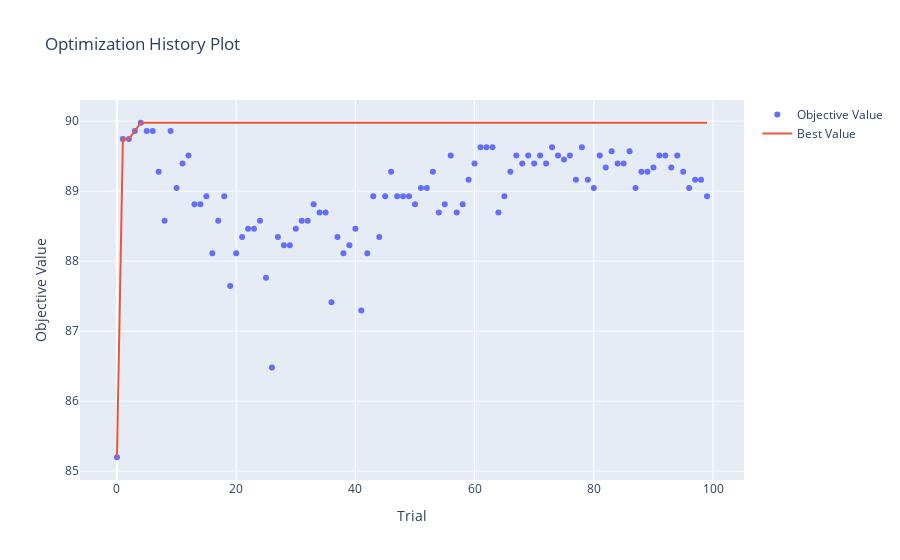
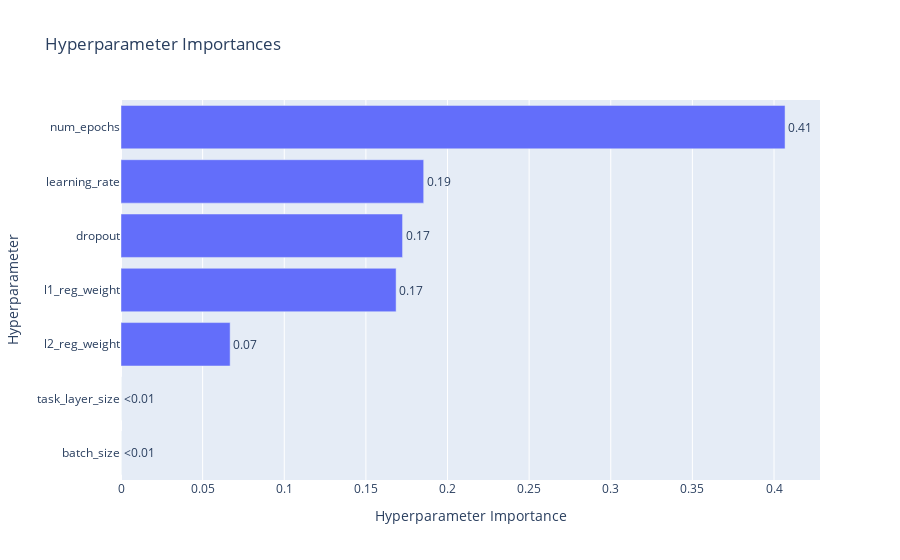

The code cell stored with these charts, in order, in its notebook:
### Markdown cell above
#### getting optuna information

### Code cell
try:
    import optuna.visualization as vis
    vis.plot_optimization_history(study).show()
    vis.plot_param_importances(study).show()
except ImportError:
    print("Optuna visualization is not available. Install optuna[visualization] for plotting.")

### Figure 1 — Plotly figure (JSON) as saved in the notebook; plotly's stock layout.template omitted (floating-point values rounded to 4 significant figures)
{"data": [{"mode": "markers", "name": "Objective Value", "type": "scatter", "x": [0, 1, 2, 3, 4, 5, 6, 7, 8, 9, 10, 11, 12, 13, 14, 15, 16, 17, 18, 19, 20, 21, 22, 23, 24, 25, 26, 27, 28, 29, 30, 31, 32, 33, 34, 35, 36, 37, 38, 39, 40, 41, 42, 43, 44, 45, 46, 47, 48, 49, 50, 51, 52, 53, 54, 55, 56, 57, 58, 59, 60, 61, 62, 63, 64, 65, 66, 67, 68, 69, 70, 71, 72, 73, 74, 75, 76, 77, 78, 79, 80, 81, 82, 83, 84, 85, 86, 87, 88, 89, 90, 91, 92, 93, 94, 95, 96, 97, 98, 99], "y": [85.2, 89.74, 89.74, 89.86, 89.98, 89.86, 89.86, 89.28, 88.58, 89.86, 89.04, 89.39, 89.51, 88.81, 88.81, 88.93, 88.11, 88.58, 88.93, 87.65, 88.11, 88.34, 88.46, 88.46, 88.58, 87.76, 86.48, 88.34, 88.23, 88.23, 88.46, 88.58, 88.58, 88.81, 88.69, 88.69, 87.41, 88.34, 88.11, 88.23, 88.46, 87.3, 88.11, 88.93, 88.34, 88.93, 89.28, 88.93, 88.93, 88.93, 88.81, 89.04, 89.04, 89.28, 88.69, 88.81, 89.51, 88.69, 88.81, 89.16, 89.39, 89.63, 89.63, 89.63, 88.69, 88.93, 89.28, 89.51, 89.39, 89.51, 89.39, 89.51, 89.39, 89.63, 89.51, 89.45, 89.51, 89.16, 89.63, 89.16, 89.04, 89.51, 89.34, 89.57, 89.39, 89.39, 89.57, 89.04, 89.28, 89.28, 89.34, 89.51, 89.51, 89.34, 89.51, 89.28, 89.04, 89.16, 89.16, 88.93]}, {"mode": "lines", "name": "Best Value", "type": "scatter", "x": [0, 1, 2, 3, 4, 5, 6, 7, 8, 9, 10, 11, 12, 13, 14, 15, 16, 17, 18, 19, 20, 21, 22, 23, 24, 25, 26, 27, 28, 29, 30, 31, 32, 33, 34, 35, 36, 37, 38, 39, 40, 41, 42, 43, 44, 45, 46, 47, 48, 49, 50, 51, 52, 53, 54, 55, 56, 57, 58, 59, 60, 61, 62, 63, 64, 65, 66, 67, 68, 69, 70, 71, 72, 73, 74, 75, 76, 77, 78, 79, 80, 81, 82, 83, 84, 85, 86, 87, 88, 89, 90, 91, 92, 93, 94, 95, 96, 97, 98, 99], "y": [85.2, 89.74, 89.74, 89.86, 89.98, 89.98, 89.98, 89.98, 89.98, 89.98, 89.98, 89.98, 89.98, 89.98, 89.98, 89.98, 89.98, 89.98, 89.98, 89.98, 89.98, 89.98, 89.98, 89.98, 89.98, 89.98, 89.98, 89.98, 89.98, 89.98, 89.98, 89.98, 89.98, 89.98, 89.98, 89.98, 89.98, 89.98, 89.98, 89.98, 89.98, 89.98, 89.98, 89.98, 89.98, 89.98, 89.98, 89.98, 89.98, 89.98, 89.98, 89.98, 89.98, 89.98, 89.98, 89.98, 89.98, 89.98, 89.98, 89.98, 89.98, 89.98, 89.98, 89.98, 89.98, 89.98, 89.98, 89.98, 89.98, 89.98, 89.98, 89.98, 89.98, 89.98, 89.98, 89.98, 89.98, 89.98, 89.98, 89.98, 89.98, 89.98, 89.98, 89.98, 89.98, 89.98, 89.98, 89.98, 89.98, 89.98, 89.98, 89.98, 89.98, 89.98, 89.98, 89.98, 89.98, 89.98, 89.98, 89.98]}, {"marker": {"color": "#cccccc"}, "mode": "markers", "name": "Infeasible Trial", "showlegend": false, "type": "scatter", "x": [], "y": []}], "layout": {"title": {"text": "Optimization History Plot"}, "xaxis": {"title": {"text": "Trial"}}, "yaxis": {"title": {"text": "Objective Value"}}}}

### Figure 2 — Plotly figure (JSON) as saved in the notebook; plotly's stock layout.template omitted (floating-point values rounded to 4 significant figures)
{"data": [{"cliponaxis": false, "hovertemplate": ["batch_size (CategoricalDistribution): 0.0<extra></extra>", "task_layer_size (IntDistribution): 0.0<extra></extra>", "l2_reg_weight (FloatDistribution): 0.0668507516452016<extra></extra>", "l1_reg_weight (FloatDistribution): 0.16851882772535579<extra></extra>", "dropout (FloatDistribution): 0.1724646277119562<extra></extra>", "learning_rate (FloatDistribution): 0.18540853953873912<extra></extra>", "num_epochs (IntDistribution): 0.4067572533787472<extra></extra>"], "name": "Objective Value", "orientation": "h", "text": ["<0.01", "<0.01", "0.07", "0.17", "0.17", "0.19", "0.41"], "textposition": "outside", "type": "bar", "x": [0, 0, 0.06685, 0.1685, 0.1725, 0.1854, 0.4068], "y": ["batch_size", "task_layer_size", "l2_reg_weight", "l1_reg_weight", "dropout", "learning_rate", "num_epochs"]}], "layout": {"title": {"text": "Hyperparameter Importances"}, "xaxis": {"title": {"text": "Hyperparameter Importance"}}, "yaxis": {"title": {"text": "Hyperparameter"}}}}
